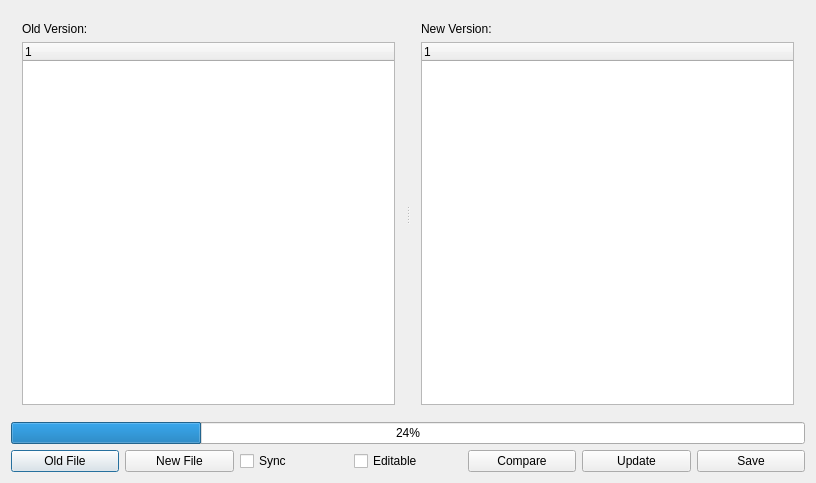
<?xml version="1.0" encoding="UTF-8"?>
<ui version="4.0">
 <class>ComparisonDialog</class>
 <widget class="QDialog" name="ComparisonDialog">
  <property name="geometry">
   <rect>
    <x>0</x>
    <y>0</y>
    <width>816</width>
    <height>483</height>
   </rect>
  </property>
  <property name="windowTitle">
   <string>ComparisonDialog</string>
  </property>
  <layout class="QVBoxLayout" name="verticalLayout_3" stretch="10,1,1">
   <item>
    <widget class="QSplitter" name="splitter">
     <property name="orientation">
      <enum>Qt::Horizontal</enum>
     </property>
     <widget class="QWidget" name="widget_compOld" native="true">
      <layout class="QVBoxLayout" name="verticalLayout">
       <item>
        <widget class="QLabel" name="label_compOld">
         <property name="text">
          <string>Old Version:</string>
         </property>
        </widget>
       </item>
       <item>
        <widget class="QTreeWidget" name="treeWidget_compOld">
         <column>
          <property name="text">
           <string/>
          </property>
         </column>
        </widget>
       </item>
      </layout>
     </widget>
     <widget class="QWidget" name="widget_compNew" native="true">
      <layout class="QVBoxLayout" name="verticalLayout_2">
       <item>
        <widget class="QLabel" name="label_compNew">
         <property name="text">
          <string>New Version:</string>
         </property>
        </widget>
       </item>
       <item>
        <widget class="QTreeWidget" name="treeWidget_compNew">
         <column>
          <property name="text">
           <string/>
          </property>
         </column>
        </widget>
       </item>
      </layout>
     </widget>
    </widget>
   </item>
   <item>
    <widget class="QProgressBar" name="progressBar_comp">
     <property name="value">
      <number>24</number>
     </property>
    </widget>
   </item>
   <item>
    <layout class="QHBoxLayout" name="horizontalLayout_2">
     <item>
      <widget class="QPushButton" name="btn_compOld">
       <property name="text">
        <string>Old File</string>
       </property>
      </widget>
     </item>
     <item>
      <widget class="QPushButton" name="btn_compNew">
       <property name="text">
        <string>New File</string>
       </property>
      </widget>
     </item>
     <item>
      <widget class="QCheckBox" name="checkBox_compSync">
       <property name="text">
        <string>Sync</string>
       </property>
      </widget>
     </item>
     <item>
      <widget class="QCheckBox" name="checkBox_compEdit">
       <property name="text">
        <string>Editable</string>
       </property>
      </widget>
     </item>
     <item>
      <widget class="QPushButton" name="btn_compComp">
       <property name="text">
        <string>Compare</string>
       </property>
      </widget>
     </item>
     <item>
      <widget class="QPushButton" name="btn_compUpdate">
       <property name="text">
        <string>Update</string>
       </property>
      </widget>
     </item>
     <item>
      <widget class="QPushButton" name="btn_compSave">
       <property name="text">
        <string>Save</string>
       </property>
      </widget>
     </item>
    </layout>
   </item>
  </layout>
 </widget>
 <layoutdefault spacing="6" margin="11"/>
 <resources/>
 <connections/>
</ui>
